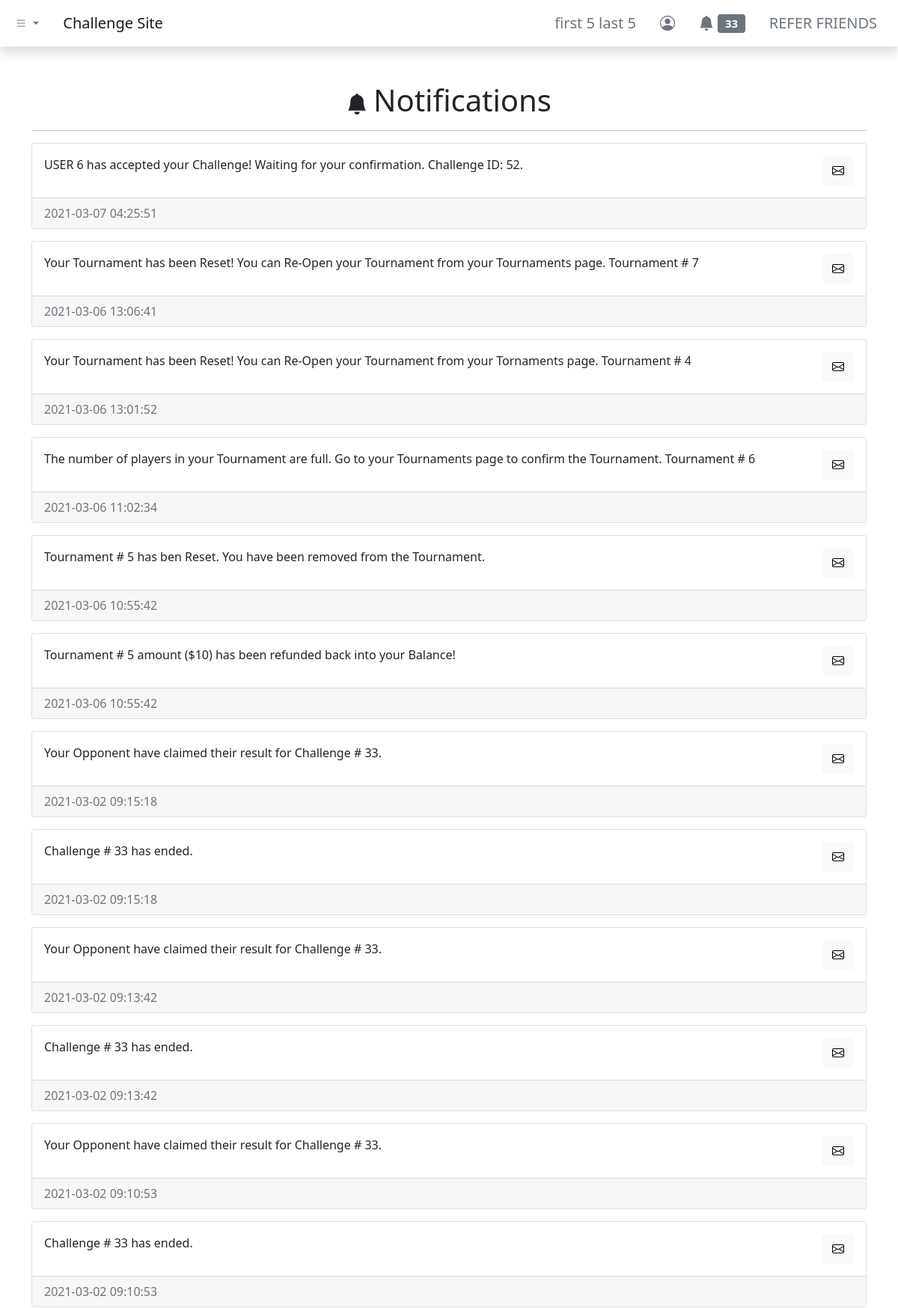
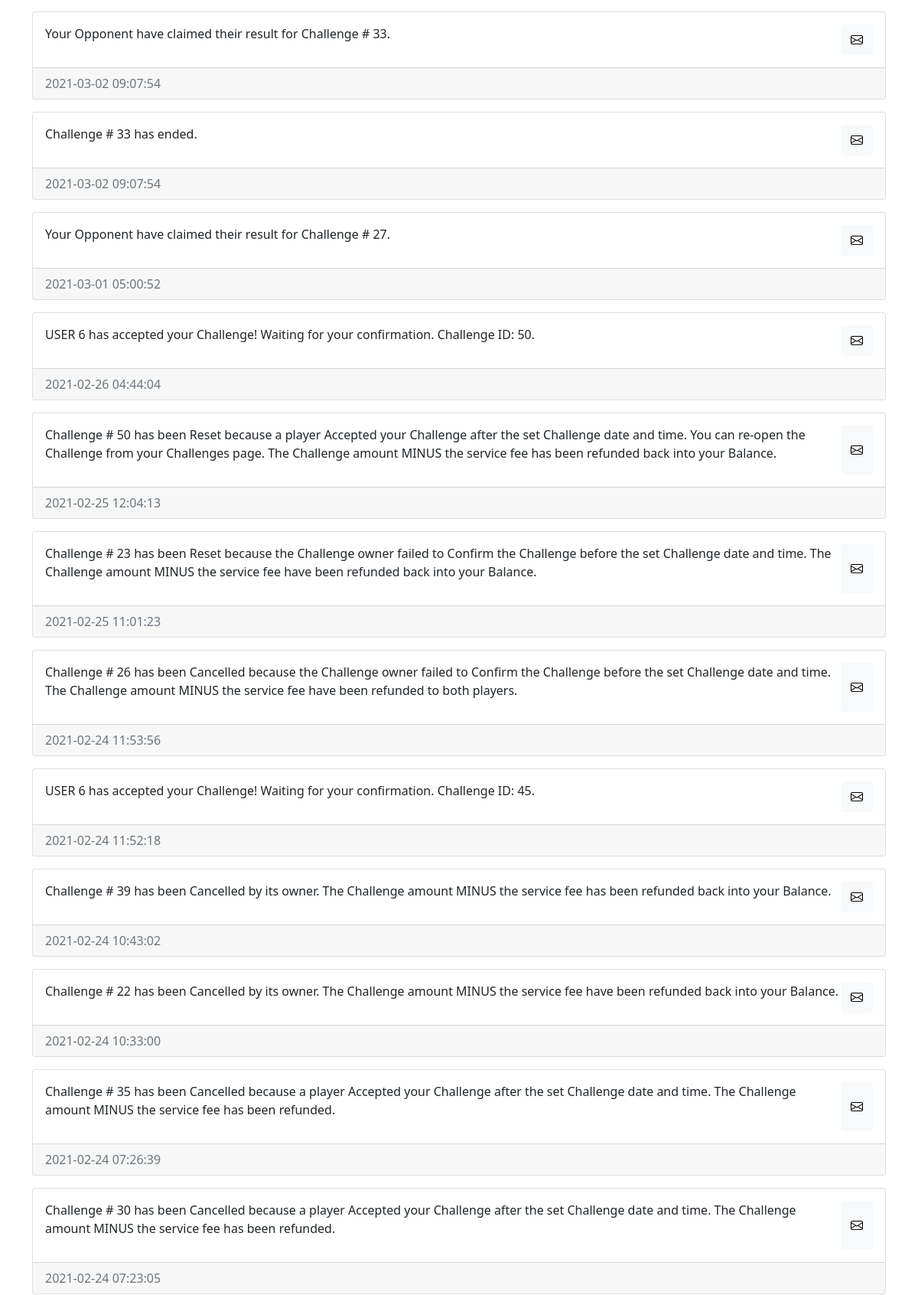
Page /dashboard/notifications/index.php (signed in, upper part) on the committed database (2 pictures, top to bottom).
### tables this page shows
CREATE TABLE `users` (
  `id` int(11) NOT NULL,
  `username` varchar(255) NOT NULL,
  `first_name` varchar(255) NOT NULL,
  `last_name` varchar(255) NOT NULL,
  `email` varchar(255) NOT NULL,
  `user_password` varchar(255) NOT NULL,
  `balance` decimal(65,30) UNSIGNED NOT NULL DEFAULT 0.000000000000000000000000000000,
  `skill_points` int(11) NOT NULL
);

CREATE TABLE `notifications` (
  `notif_id` int(11) NOT NULL,
  `notif_for` int(11) NOT NULL,
  `notif_msg` text NOT NULL,
  `notif_status` varchar(255) NOT NULL DEFAULT 'unread',
  `notif_create_timestamp` timestamp NOT NULL DEFAULT current_timestamp(),
  `notif_read_timestamp` timestamp NULL DEFAULT NULL
);

### dashboard/notifications/index.php (the view, shortened to what this page needs)
<?php include '../../header.php'; ?>
<div class="container my-5">
    <div class="row">
        <div class="col">
            <h1 class="text-center"><i class="bi bi-bell-fill me-2 fs-3"></i>Notifications</h1>
            <hr />
            <?php
            include_once '../../php-apis/db-config.php';
            $user_id = $_SESSION['id'];
            $sql = "SELECT * FROM notifications WHERE notif_for = $user_id ORDER BY notif_create_timestamp DESC";
            $result = mysqli_query($conn, $sql);
            if (mysqli_num_rows($result) > 0) {
                while ($row = mysqli_fetch_assoc($result)) {
            ?>
                    <div class="card my-3">
                        <div class="card-body">
                            <div class="d-flex justify-content-between">
                                <p class="card-text"><?php echo $row['notif_msg']; ?></p>
                                <button type="button" class="btn btn-light notif_button" data-notif_id="<?php echo $row['notif_id']; ?>">
                                    <?php echo ($row['notif_status'] === 'unread') ? ('<i class="bi bi-envelope"></i>') : ('<i class="bi bi-envelope-open"></i>'); ?>
                                </button>
                            </div>
                        </div>
                        <div class="card-footer text-muted"><?php echo $row['notif_create_timestamp']; ?></div>
                    </div>
            <?php
                }
            } else {
                echo "<p class='text-center'>No Notifications</p>";
            }
            ?>
        </div>
    </div>
</div>
<?php include '../../footer.php'; ?>

### header.php (shortened to what this page needs)
<?php
function urlPrefix()
{
    if (basename(getcwd()) === basename(__DIR__)) {
        return './';
    } elseif (basename(dirname(getcwd())) === basename(__DIR__)) {
        return '../';
    } elseif (basename(dirname(dirname(getcwd()))) === basename(__DIR__)) {
        return '../../';
    } elseif (basename(dirname(dirname(dirname(getcwd())))) === basename(__DIR__)) {
        return '../../../';
    } else {
        return './';
    }
}
?>
<!DOCTYPE html>
<html lang="en">
<head>
    <link href="https://cdn.jsdelivr.net/npm/bootstrap@5.0.0-beta2/dist/css/bootstrap.min.css" rel="stylesheet">
    <link rel="stylesheet" href="https://cdn.jsdelivr.net/npm/bootstrap-icons@1.3.0/font/bootstrap-icons.css">
</head>
<body>
    <nav class="navbar navbar-expand-sm navbar-light bg-white shadow">
        <div class="container-fluid">
            <ul class="navbar-nav me-4">
                <li class="nav-item dropdown">
                    <a class="nav-link dropdown-toggle" href="#" id="navbarDropdownMenuLink" role="button" data-bs-toggle="dropdown" aria-expanded="false">
                        <i class="bi bi-list"></i>
                    </a>
                </li>
            </ul>
            <a class="navbar-brand" href="<?php echo urlPrefix(); ?>">Challenge Site</a>
            <div class="collapse navbar-collapse" id="navbarNavDropdown">
                <ul class="navbar-nav ms-auto">
                    <?php if (isset($_SESSION['id'])) { ?>
                        <li class="nav-item">
                            <a class="btn btn-lg btn-outline-secondary border-0" aria-current="page" href="<?php echo urlPrefix() . 'dashboard/profile/'; ?>">
                                <?php
                                include_once urlPrefix() . 'php-apis/db-config.php';
                                $user_id = $_SESSION['id'];
                                $sql = "SELECT * FROM users WHERE id=$user_id";
                                $result = mysqli_query($conn, $sql);
                                if (mysqli_num_rows($result) > 0) {
                                    while ($row = mysqli_fetch_assoc($result)) {
                                        echo $row['first_name'] . ' ' . $row['last_name'];
                                    }
                                } else {
                                    header("Location: " . urlPrefix() . "php-apis/logout.php");
                                    die();
                                }
                                ?>
                            </a>
                        </li>
                        <li class="nav-item">
                            <a class="btn btn-lg btn-outline-secondary border-0" aria-current="page" href="<?php echo urlPrefix() . 'dashboard/profile/'; ?>"><i class="bi bi-person-circle"></i></a>
                        </li>
                        <li class="nav-item">
                            <a class="btn btn-lg btn-outline-secondary border-0" aria-current="page" href="<?php echo urlPrefix() . 'dashboard/notifications/'; ?>">
                                <i class="bi bi-bell-fill"></i>
                                <span class="badge bg-secondary">
                                    <?php
                                    $sql2 = "SELECT COUNT(*) AS unread_notifs FROM notifications WHERE notif_for = $user_id AND notif_status = 'unread'";
                                    $result2 = mysqli_query($conn, $sql2);
                                    if (mysqli_num_rows($result2) > 0) {
                                        while ($row2 = mysqli_fetch_assoc($result2)) {
                                            echo $row2['unread_notifs'];
                                        }
                                    } else {
                                        echo "0";
                                    }
                                    ?>
                                </span>
                            </a>
                        </li>
                        <li class="nav-item">
                            <a class="btn btn-lg btn-outline-secondary border-0" aria-current="page" href="<?php echo urlPrefix() . 'dashboard/refer/'; ?>">REFER FRIENDS</a>
                        </li>
                    <?php } else { ?>
                        <li class="nav-item">
                            <a class="btn btn-lg btn-outline-secondary border-0" aria-current="page" href="<?php echo urlPrefix() . 'login/'; ?>">ENTER</a>
                        </li>
                    <?php } ?>
                </ul>
            </div>
        </div>
    </nav>

### rows in the picture
users: first_name "first 5", last_name "last 5"
notifications: notif_msg "USER 6 has accepted your Challenge! Waiting for your confirmation. Challenge ID: 52.", notif_status "unread" (drawn), notif_create_timestamp "2021-03-07 04:25:51"
notifications: notif_msg "Your Tournament has been Reset! You can Re-Open your Tournament from your Tournaments page. Tournament # 7", notif_status "unread" (drawn), notif_create_timestamp "2021-03-06 13:06:41"
notifications: notif_msg "Your Tournament has been Reset! You can Re-Open your Tournament from your Tornaments page. Tournament # 4", notif_status "unread" (drawn), notif_create_timestamp "2021-03-06 13:01:52"
notifications: notif_msg "The number of players in your Tournament are full. Go to your Tournaments page to confirm the Tournament. Tournament # 6", notif_status "unread" (drawn), notif_create_timestamp "2021-03-06 11:02:34"
notifications: notif_msg "Tournament # 5 has ben Reset. You have been removed from the Tournament.", notif_status "unread" (drawn), notif_create_timestamp "2021-03-06 10:55:42"
notifications: notif_msg "Tournament # 5 amount ($10) has been refunded back into your Balance!", notif_status "unread" (drawn), notif_create_timestamp "2021-03-06 10:55:42"
notifications: notif_msg "Your Opponent have claimed their result for Challenge # 33.", notif_status "unread" (drawn), notif_create_timestamp "2021-03-02 09:15:18"
notifications: notif_msg "Challenge # 33 has ended.", notif_status "unread" (drawn), notif_create_timestamp "2021-03-02 09:15:18"
notifications: notif_msg "Your Opponent have claimed their result for Challenge # 33.", notif_status "unread" (drawn), notif_create_timestamp "2021-03-02 09:13:42"
notifications: notif_msg "Challenge # 33 has ended.", notif_status "unread" (drawn), notif_create_timestamp "2021-03-02 09:13:42"
notifications: notif_msg "Your Opponent have claimed their result for Challenge # 33.", notif_status "unread" (drawn), notif_create_timestamp "2021-03-02 09:10:53"
notifications: notif_msg "Challenge # 33 has ended.", notif_status "unread" (drawn), notif_create_timestamp "2021-03-02 09:10:53"
notifications: notif_msg "Your Opponent have claimed their result for Challenge # 33.", notif_status "unread" (drawn), notif_create_timestamp "2021-03-02 09:07:54"
notifications: notif_msg "Challenge # 33 has ended.", notif_status "unread" (drawn), notif_create_timestamp "2021-03-02 09:07:54"
notifications: notif_msg "Your Opponent have claimed their result for Challenge # 27.", notif_status "unread" (drawn), notif_create_timestamp "2021-03-01 05:00:52"
notifications: notif_msg "USER 6 has accepted your Challenge! Waiting for your confirmation. Challenge ID: 50.", notif_status "unread" (drawn), notif_create_timestamp "2021-02-26 04:44:04"
notifications: notif_msg "Challenge # 50 has been Reset because a player Accepted your Challenge after the set Challenge date and time. You can re-open the Challenge from your Challenges page. The Challenge amount MINUS the service fee has been refunded back into your Balance.", notif_status "unread" (drawn), notif_create_timestamp "2021-02-25 12:04:13"
notifications: notif_msg "Challenge # 23 has been Reset because the Challenge owner failed to Confirm the Challenge before the set Challenge date and time. The Challenge amount MINUS the service fee have been refunded back into your Balance.", notif_status "unread" (drawn), notif_create_timestamp "2021-02-25 11:01:23"
notifications: notif_msg "Challenge # 26 has been Cancelled because the Challenge owner failed to Confirm the Challenge before the set Challenge date and time. The Challenge amount MINUS the service fee have been refunded to both players.", notif_status "unread" (drawn), notif_create_timestamp "2021-02-24 11:53:56"
notifications: notif_msg "USER 6 has accepted your Challenge! Waiting for your confirmation. Challenge ID: 45.", notif_status "unread" (drawn), notif_create_timestamp "2021-02-24 11:52:18"
notifications: notif_msg "Challenge # 39 has been Cancelled by its owner. The Challenge amount MINUS the service fee has been refunded back into your Balance.", notif_status "unread" (drawn), notif_create_timestamp "2021-02-24 10:43:02"
notifications: notif_msg "Challenge # 22 has been Cancelled by its owner. The Challenge amount MINUS the service fee have been refunded back into your Balance.", notif_status "unread" (drawn), notif_create_timestamp "2021-02-24 10:33:00"
notifications: notif_msg "Challenge # 35 has been Cancelled because a player Accepted your Challenge after the set Challenge date and time. The Challenge amount MINUS the service fee has been refunded.", notif_status "unread" (drawn), notif_create_timestamp "2021-02-24 07:26:39"
notifications: notif_msg "Challenge # 30 has been Cancelled because a player Accepted your Challenge after the set Challenge date and time. The Challenge amount MINUS the service fee has been refunded.", notif_status "unread" (drawn), notif_create_timestamp "2021-02-24 07:23:05"

### other values in the picture
$row2['unread_notifs'] "33"
